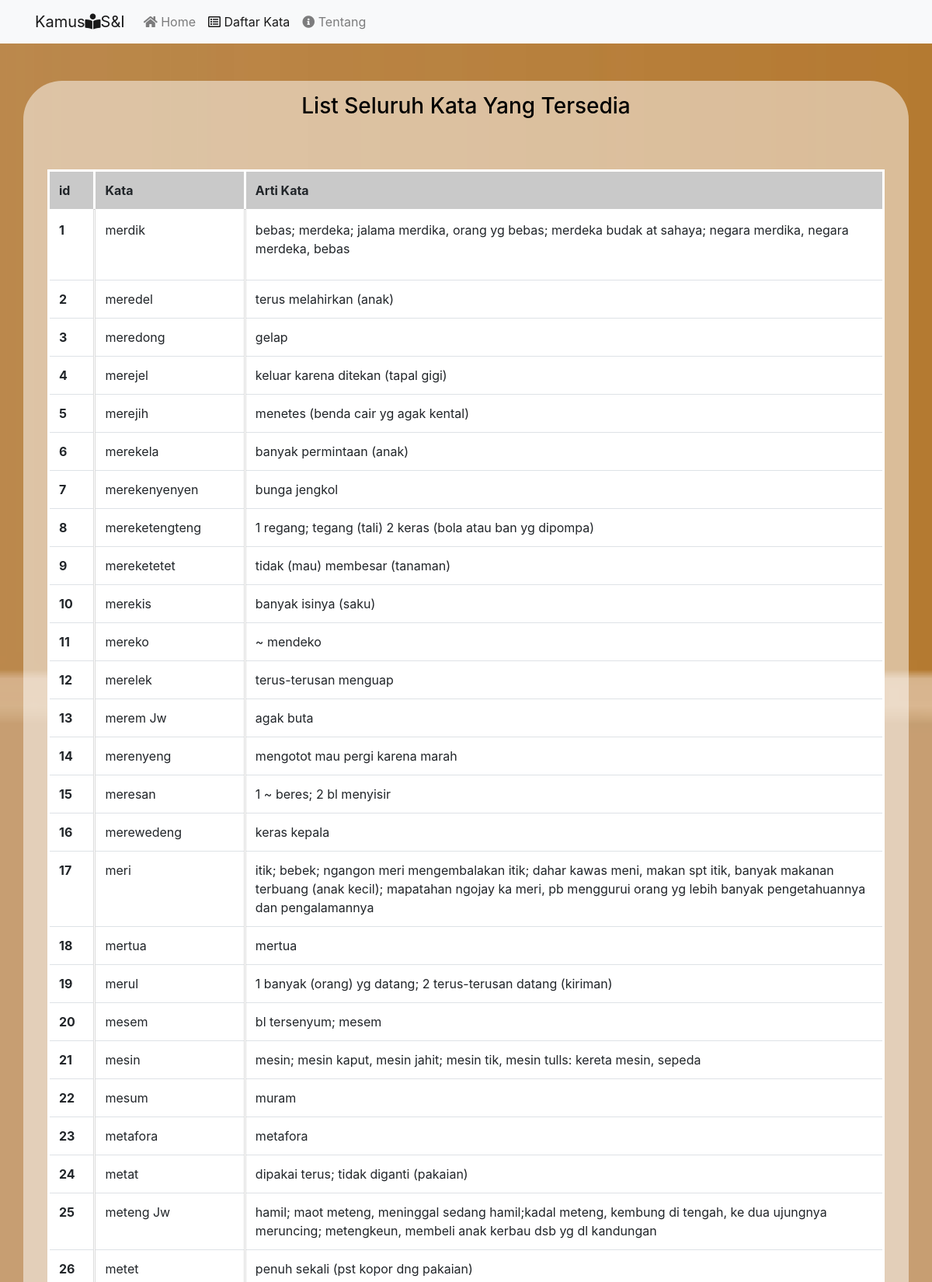
/index.php/kamus/daftarKata (upper part), run on the app's committed database.
### tables this page shows
CREATE TABLE `vocabulary` (
  `id_vocab` int(11) NOT NULL,
  `words` varchar(25) NOT NULL,
  `arti_bahasa` text NOT NULL
);

### application/controllers/Kamus.php (called while the page is built, shortened)
<?php
class Kamus extends CI_Controller
{
    public function __construct()
    {
        $this->load->model('Kamus_model');
    }
    public function daftarKata()
    {
        $data['title'] = 'Daftar Kata';
        $data['kamus'] = $this->db->get('vocabulary')->result_array();
        $this->load->view('templates/kamus_header', $data);
        $this->load->view('kamus/daftar_kata', $data);
        $this->load->view('templates/kamus_footer');
    }
}

### index.php (called while the page is built, shortened)
<?php
require_once BASEPATH.'core/CodeIgniter.php';

### application/views/kamus/daftar_kata.php (the view)
<div class="container mt-3 isi">
    <h3 class=" text-center mt-5 mb-5 pt-3">List Seluruh Kata Yang Tersedia</h3>
    <div class="row mb-3 p-3">
        <div class="col-md">
            <table class="table table-hover tabel">
                <thead class="tabel-header">
                    <tr>
                        <th scope="col">id</th>
                        <th scope="col">Kata</th>
                        <th scope="col">Arti Kata</th>
                    </tr>
                </thead>
                <tbody>
                    <?php foreach ($kamus as $kms) : ?>
                        <tr>
                            <th scope="row"><?= $kms['id_vocab']; ?></th>
                            <td class="kata-df"><?= $kms['words']; ?></td>
                            <td><?= $kms['arti_bahasa']; ?></td>
                        </tr>
                    <?php endforeach; ?>
                </tbody>
            </table>
        </div>
    </div>
</div>

### application/views/templates/kamus_header.php (shortened to what this page needs)
<!doctype html>
<html lang="en">
<head>
    <link href="<?= base_url('assets/'); ?>vendor/fontawesome-free/css/all.min.css" rel="stylesheet" type="text/css">
    <link rel="stylesheet" href="https://stackpath.bootstrapcdn.com/bootstrap/4.4.1/css/bootstrap.min.css">
    <link rel="stylesheet" href="<?= base_url('assets/css/tampilan.css'); ?>">
</head>
<body>
    <nav class="navbar navbar-expand-lg navbar-light bg-light">
        <div class="container">
            <a class="navbar-brand" href="<?= base_url('kamus/') ?>">Kamus<i class="fas fa-book-reader"></i>S&I</a>
            <div class="collapse navbar-collapse" id="navbarNav">
                <ul class="navbar-nav">
                    <li class="nav-item <?= ($this->uri->segment(2) === 'index') ? 'active' : '' ?> <?= ($this->uri->segment(2) === null) ? 'active' : '' ?>">
                        <a class="nav-link" href="<?= base_url('kamus/index') ?>"><i class="fas fa-home"></i> Home</a>
                    </li>
                    <li class="nav-item <?= ($this->uri->segment(2) === 'daftarKata') ? 'active' : '' ?>">
                        <a class="nav-link" href="<?= base_url('kamus/daftarKata') ?>"><i class="far fa-list-alt"></i> Daftar Kata</a>
                    </li>
                    <li class="nav-item <?= ($this->uri->segment(2) === 'tentang') ? 'active' : '' ?>">
                        <a class="nav-link" href="<?= base_url('kamus/tentang') ?>"><i class="fas fa-info-circle"></i> Tentang</a>
                    </li>
                </ul>
            </div>
        </div>
    </nav>

### application/views/templates/kamus_footer.php (shortened to what this page needs)
</body>
</html>

### assets/css/tampilan.css (style rules this page uses)
html { position: relative; min-height: 100%; }
body { background-image: url("../img/sunda2.jpg"); background-repeat: no-repeat; background-position: center; background-attachment: fixed; background-size: cover; height: 100%; color: black; margin-bottom: 100px; }
.isi { background-color: rgba(255, 255, 255, 0.5); border-radius: 50px; }
.tabel { background-color: white; border-style: solid; border-radius: 10px; border-color: white; }
.tabel-header tr th { background-color: rgb(201, 201, 201); border: solid white; }
.kata-df { border-right: double rgb(220, 220, 220); border-left: double rgb(220, 220, 220); }

### data on the page
vocabulary: id_vocab "1", words "merdik", arti_bahasa "bebas; merdeka; jalama merdika, orang yg bebas; merdeka budak at sahaya; negara merdika, negara merdeka, bebas"
vocabulary: id_vocab "2", words "meredel", arti_bahasa "terus melahirkan (anak)"
vocabulary: id_vocab "3", words "meredong", arti_bahasa "gelap"
vocabulary: id_vocab "4", words "merejel", arti_bahasa "keluar karena ditekan (tapal gigi)"
vocabulary: id_vocab "5", words "merejih", arti_bahasa "menetes (benda cair yg agak kental)"
vocabulary: id_vocab "6", words "merekela", arti_bahasa "banyak permintaan (anak)"
vocabulary: id_vocab "7", words "merekenyenyen", arti_bahasa "bunga jengkol"
vocabulary: id_vocab "8", words "mereketengteng", arti_bahasa "1 regang; tegang (tali) 2 keras (bola atau ban yg dipompa)"
vocabulary: id_vocab "9", words "mereketetet", arti_bahasa "tidak (mau) membesar (tanaman)"
vocabulary: id_vocab "10", words "merekis", arti_bahasa "banyak isinya (saku)"
vocabulary: id_vocab "11", words "mereko", arti_bahasa "~ mendeko"
vocabulary: id_vocab "12", words "merelek", arti_bahasa "terus-terusan menguap"
vocabulary: id_vocab "13", words "merem Jw", arti_bahasa "agak buta"
vocabulary: id_vocab "14", words "merenyeng", arti_bahasa "mengotot mau pergi karena marah"
vocabulary: id_vocab "15", words "meresan", arti_bahasa "1 ~ beres; 2 bl menyisir"
vocabulary: id_vocab "16", words "merewedeng", arti_bahasa "keras kepala"
vocabulary: id_vocab "17", words "meri", arti_bahasa "itik; bebek; ngangon meri mengembalakan itik; dahar kawas meni, makan spt itik, banyak makanan terbuang (anak kecil); mapatahan ngojay ka meri, pb menggurui orang yg lebih banyak pengetahuannya dan pengalamannya"
vocabulary: id_vocab "18", words "mertua", arti_bahasa "mertua"
vocabulary: id_vocab "19", words "merul", arti_bahasa "1 banyak (orang) yg datang; 2 terus-terusan datang (kiriman)"
vocabulary: id_vocab "20", words "mesem", arti_bahasa "bl tersenyum; mesem"
vocabulary: id_vocab "21", words "mesin", arti_bahasa "mesin; mesin kaput, mesin jahit; mesin tik, mesin tulls: kereta mesin, sepeda"
vocabulary: id_vocab "22", words "mesum", arti_bahasa "muram"
vocabulary: id_vocab "23", words "metafora", arti_bahasa "metafora"
vocabulary: id_vocab "24", words "metat", arti_bahasa "dipakai terus; tidak diganti (pakaian)"
vocabulary: id_vocab "25", words "meteng Jw", arti_bahasa "hamil; maot meteng, meninggal sedang hamil;kadal meteng, kembung di tengah, ke dua ujungnya meruncing; metengkeun, membeli anak kerbau dsb yg dl kandungan"
vocabulary: id_vocab "26", words "metet", arti_bahasa "penuh sekali (pst kopor dng pakaian)"
